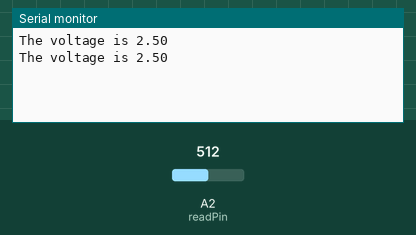
Bench run of a sketch on a simulated Arduino Uno, built with avr-gcc and run on an emulated ATmega328P. On the bench: the last lines printed to the serial monitor. Inputs (shaded band) come from the test bench; at power-on: A2 (readPin) = 512.

Above: at 5.8 s.
5.9 s: A2 (readPin) set to 716
At 10.4 s:
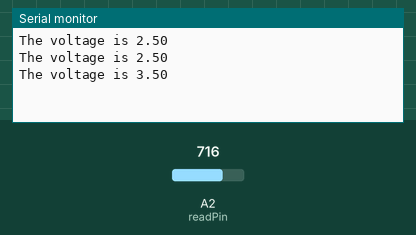
11.9 s: A2 (readPin) set to 900
At 15.4 s:
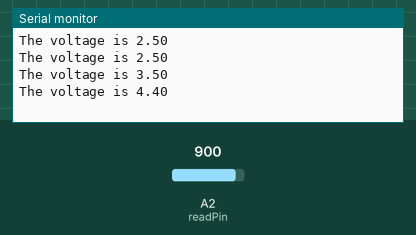
Timing chart, 0 to 16.9 s (numbered marks = the images above; inputs shaded):
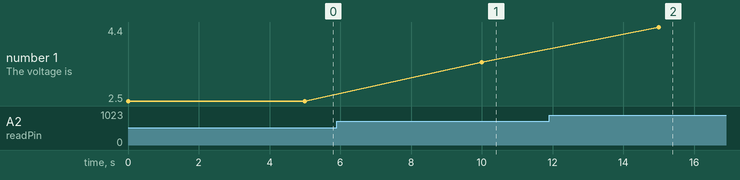

Measured:
- after the input at 5.9 s, the serial monitor: prints a new line after 4.1 s (image 1)
- after the input at 11.9 s, the serial monitor: prints a new line after 3.1 s (image 2)
- plotted number 1: 2.5 → 3.5 after the input at 5.9 s, 3.5 → 4.4 after the input at 11.9 s

The sketch:

7_potentiometer_analog_read.ino
```cpp
//ANALOG READ ON POTENTIOMETER
int readPin=A2;
int wait=5000;
float readVal;
float V2;

void setup() {
  // put your setup code here, to run once:

  Serial.begin(9600);

}

void loop() {
  // put your main code here, to run repeatedly:
  readVal=analogRead(readPin);
  V2=(5./1023.)*readVal;
  Serial.print("The voltage is ");
  Serial.println(V2);
  delay(wait);

}
```
